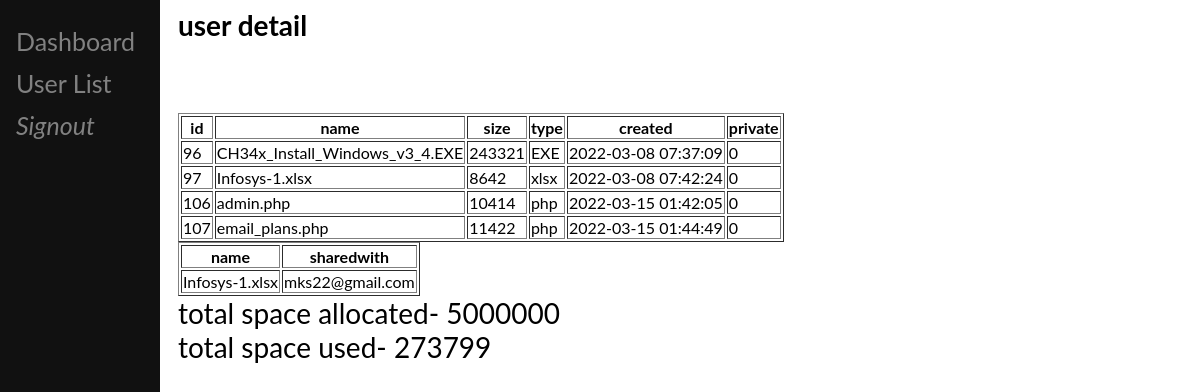
The page /userdetails.php?id=5 (signed in) on the database its author committed.
### tables this page shows
CREATE TABLE `fileupload` (
  `id` int(11) NOT NULL,
  `name` varchar(50) NOT NULL,
  `size` varchar(50) NOT NULL,
  `type` varchar(50) NOT NULL,
  `created` datetime NOT NULL,
  `private` tinyint(1) NOT NULL,
  `userid` int(11) NOT NULL
);

CREATE TABLE `sharedfile` (
  `id` int(11) NOT NULL,
  `fileid` int(11) NOT NULL,
  `sharedwith` varchar(255) NOT NULL,
  `created` datetime NOT NULL,
  `userid` int(11) NOT NULL
);

CREATE TABLE `storage` (
  `userid` int(11) NOT NULL,
  `size` int(11) NOT NULL
);

### userdetails.php (the view, shortened to what this page needs)
<?php
$servername = "localhost";
$username = "root";
$password = "";
$db = "google_drive";
$conn = new PDO("mysql:host=$servername;dbname=$db", $username, $password);
$id=$_GET['id'];
$sql =  $conn->prepare("SELECT *FROM fileupload WHERE userid = '$id'");
$sql->execute();
$result =  $sql->fetchAll(PDO::FETCH_ASSOC);
$sqls =$conn->prepare( "SELECT s.sharedwith,f.name FROM sharedfile s join fileupload f on s.fileid = f.id where s.userid = '$id'");
$sqls->execute();
$results =  $sqls->fetchAll(PDO::FETCH_ASSOC);
$vky = $conn->prepare("Select size from storage where userid='$id'");
$vky->execute();
$vinod =$vky->fetchAll(PDO::FETCH_ASSOC);
$totalsize = $vinod[0]['size'];
$sqled = $conn->prepare("Select COALESCE(sum(size),0 )as size from fileupload where userid='$id'");
$sqled->execute();
$vin =$sqled->fetchAll(PDO::FETCH_ASSOC);
 $totalused = $vin[0]['size'];
?>
<html>
<head>
</head>
    <body>
    <div class="sidenav">
    <a href="admindashboard.php">Dashboard</a>
  <a href="userlist.php">User List</a>
  <i><a href="adminlogout.php">Signout</a></i>
</div>
<div class="main">
  <H4>user detail</H4>
<br>
<?php echo "<table border='1'>
       <tr>
       <th>id</th>
       <th>name</th>
       <th>size</th>
       <th>type</th>
       <th>created</th>
       <th>private</th>
</tr>";
       foreach ($result  as $value) {
  echo "<tr>";
  echo "<td>". $value['id'] . "</td>";
  echo "<td>". $value['name'] . "</td>";
  echo "<td>". $value['size'] . "</td>";
  echo "<td>". $value['type'] . "</td>";
  echo "<td>". $value['created'] . "</td>";
  echo "<td>". $value['private'] . "</td>";
  echo "</tr>";
}
?>
</table>
<?php echo "<table border='1'>
       <tr>
       <th>name</th>
       <th>sharedwith</th>
</tr>";
       foreach ($results  as $value) {
  echo "<tr>";
  echo "<td>". $value['name'] . "</td>";
  echo "<td>". $value['sharedwith'] . "</td>";
  echo "</tr>";
}
?>
</table>
<span>total space allocated- </span>
<?php
echo $totalsize ;
?>
<span>total space used- </span>
<?php
echo $totalused;
?>
</div>
    </body>
</html>

### userdetails.php (style rules this page uses)
body { font-family: "Lato", sans-serif; }
.sidenav { height: 100%; width: 160px; position: fixed; z-index: 1; top: 0; left: 0; background-color: #111; overflow-x: hidden; padding-top: 20px; }
.sidenav a { padding: 6px 8px 6px 16px; text-decoration: none; font-size: 25px; color: #818181; display: block; }
.main { margin-left: 160px; font-size: 28px; padding: 0px 10px; }

### rows shown on the page
fileupload: id "96", name "CH34x_Install_Windows_v3_4.EXE", size "243321", type "EXE", created "2022-03-08 07:37:09", private "0"
fileupload: id "97", name "Infosys-1.xlsx", size "8642", type "xlsx", created "2022-03-08 07:42:24", private "0"
fileupload: id "106", name "admin.php", size "10414", type "php", created "2022-03-15 01:42:05", private "0"
fileupload: id "107", name "email_plans.php", size "11422", type "php", created "2022-03-15 01:44:49", private "0"
sharedfile: fileupload.name "Infosys-1.xlsx", sharedwith "mks22@gmail.com"
storage: size "5000000"

### other values the page prints
$totalused "273799"
